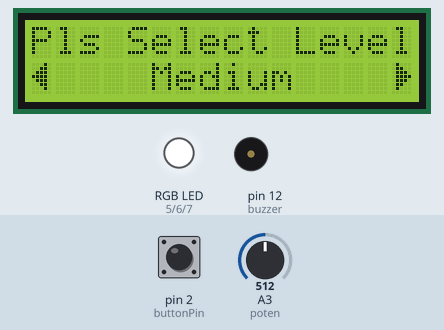
This sketch was run on a simulated Arduino Uno, built with avr-gcc and run on an emulated ATmega328P. Shown: 16×2 character LCD, an RGB LED mixed from three pins (HIGH = lit), buzzer (waves = sounding). The inputs (shaded band) are chosen by the test bench; at power-on: pin 2 (buttonPin) HIGH, A3 (poten) = 512. Random numbers use the default seed unless the sketch sets one.

Above: at 2.3 s.
2.4 s: pin 2 (buttonPin) pulled LOW for 0.15 s
At 4.09 s:
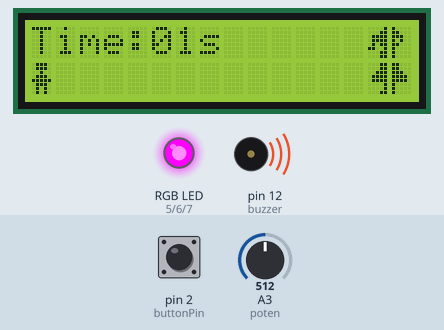
4.4 s: pin 2 (buttonPin) pulled LOW for 1 s
At 4.74 s:
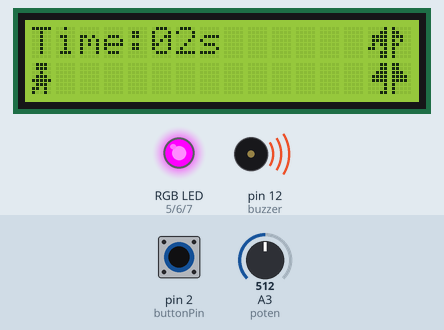
6.9 s: pin 2 (buttonPin) pulled LOW for 0.15 s
At 9.5 s:
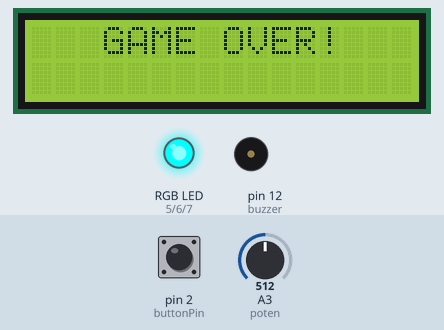
9.8 s: pin 2 (buttonPin) pulsed LOW 5 times (0.12 s each, 0.3 s apart)
At 10.62 s:
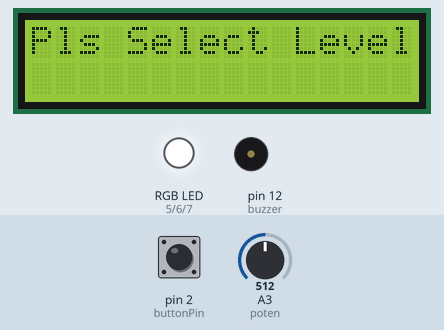
15.8 s: pin 2 (buttonPin) pulled LOW for 3.2 s
At 16.7 s:
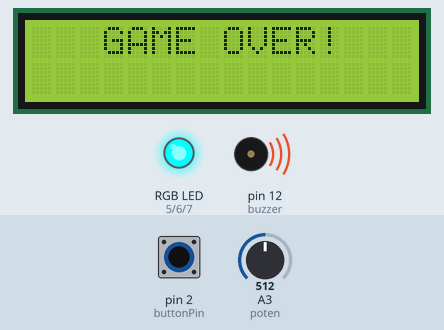
20.5 s: pin 2 (buttonPin) pulled LOW for 1 s
At 21.4 s:
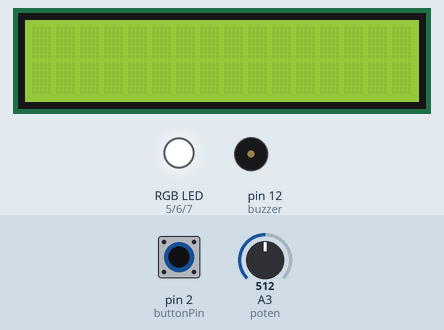
Timing chart, 0 to 24.0 s (numbered marks = the images above; inputs shaded):
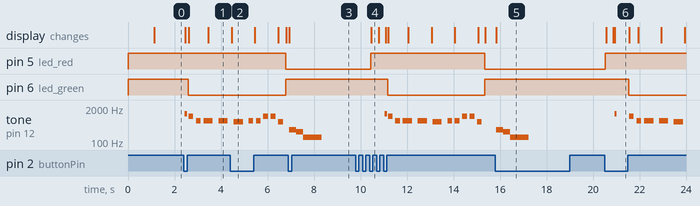

The sketch:

GoGoWa.ino
```cpp
#include <LiquidCrystal_I2C.h>

LiquidCrystal_I2C lcd(0x27, 16, 2);

//special char
byte leftArrow[8]  = {
  B00010,
  B00110,
  B01110,
  B11110,
  B01110,
  B00110,
  B00010,
  B00000
};

byte rightArrow[8] = {
  B01000,
  B01100,
  B01110,
  B01111,
  B01110,
  B01100,
  B01000,
  B00000
};

byte gogowaTL[8] = {
  B00001,
  B00011,
  B00111,
  B00101,
  B00011,
  B00001,
  B00001,
  B00001
};

byte gogowaTR[8] = {
  B10000,
  B11000,
  B11110,
  B11110,
  B11010,
  B10011,
  B11000,
  B11000
};

byte gogowaBL[8] = {
  B00011,
  B00011,
  B00111,
  B01111,
  B01111,
  B00001,
  B00001,
  B00011
};

byte gogowaBR[8] = {
  B11000,
  B11000,
  B11100,
  B11110,
  B11110,
  B10000,
  B10000,
  B10000
};

byte gogowaTL_flip[8] = {
  B10000,
  B11000,
  B11100,
  B10100,
  B11000,
  B10000,
  B10000,
  B10000
};

byte gogowaTR_flip[8] = {
  B00001,
  B00011,
  B01111,
  B01111,
  B01011,
  B11001,
  B00011,
  B00011
};

byte person1[8] = {
  B01110,
  B01110,
  B00100,
  B01110,
  B11111,
  B01110,
  B01010,
  B01010
};

byte person2[8] = {
  B01110,
  B01110,
  B00100,
  B01110,
  B11111,
  B01110,
  B11010,
  B10010
};

//set ตัวแปร + pin
int noteDuration[] = { 200, 200, 400, 400, 400, 200, 200, 200, 200, 200 };
float speedArr[] = {
  0.25, 0.5, 0.75, 1.0, 1.25, 1.5,
  0.25, 0.25, 0.25, 0.25, 0.25,
  0.5,  0.5,  0.5,  0.5,
  0.75, 0.75, 0.75, 1.0,  1.0, 0.10
};

const int buttonPin = 2;
const int led_red = 5;
const int led_green = 6;
const int led_blue = 7;
const int buzzer = 12;
const int poten = A3;
const int NOTE_B5 = 987, NOTE_E5 = 659, NOTE_D5 = 587;
int melody[] = { NOTE_B5, NOTE_E5, NOTE_E5, NOTE_E5, NOTE_D5, NOTE_E5, NOTE_E5, NOTE_B5, NOTE_B5, NOTE_D5 };

int currentLevel = -1;
String levelName = "";
bool isConfirmed = false;
bool isFirstPlay = true;
int targetDistance = 0;
int currentDistance = 0;
bool isGameOver = false, isGameWon = false;

int lastButtonState = HIGH;
int lastPlayerCol = 0;
bool lastGogowaState = false;

unsigned long gameStartTime = 0;
const int BASE_SPEED_FACTOR = 100;
int lastPrintedTime = -1;


void setRGBColor(int r, int g, int b) {
  analogWrite(led_red, 255 - r);
  analogWrite(led_green, 255 - g);
  analogWrite(led_blue, 255 - b);
}

void setup() {
  pinMode(buttonPin, INPUT_PULLUP);
  pinMode(led_red, OUTPUT);
  pinMode(led_green, OUTPUT);
  pinMode(led_blue, OUTPUT);
  pinMode(buzzer, OUTPUT);

  setRGBColor(0, 0, 0);
  randomSeed(analogRead(0));

  lcd.init();
  lcd.backlight();
  lcd.clear();

  lcd.createChar(0, leftArrow);
  lcd.createChar(1, rightArrow);

  lcd.setCursor(5, 0); lcd.print("GOGOWA");
  delay(1000);
  lcd.clear();
  lcd.setCursor(0, 0); lcd.print("Pls Select Level");
}

void loop() {
  if (!isConfirmed) {
    int plotLevel = analogRead(poten);
    int level = 0;

    if (plotLevel < 341) {
      level = 3;
      levelName = "  Hard  ";
    } else if (plotLevel < 682) {
      level = 2;
      levelName = " Medium ";
    } else {
      level = 1;
      levelName = "  Easy  ";
    }

    if (level != currentLevel) {
      currentLevel = level;
      lcd.setCursor(0, 1); lcd.write(byte(0));
      lcd.setCursor(4, 1); lcd.print(levelName);
      lcd.setCursor(15, 1); lcd.write(byte(1));
    }

    if (digitalRead(buttonPin) == LOW) {
      delay(50);
      if (digitalRead(buttonPin) == LOW) {
        isConfirmed = true;
        tone(buzzer, 1200, 100);
        lcd.clear();
        gameStartTime = millis();
        lastPrintedTime = -1;
        while(digitalRead(buttonPin) == LOW) { delay(10); }
      }
    }
  } else {
    if (currentLevel == 1)
      targetDistance = 60;
    else if (currentLevel == 2)
      targetDistance = 90;
    else
      targetDistance = 150;

    gamePlay(currentLevel);
  }
}

// update time
void updateTimeDisplay() {
  int elapsed = (millis() - gameStartTime) / 1000;
  if (elapsed != lastPrintedTime) {
    lcd.setCursor(0, 0);
    lcd.print("Time:");

    if (elapsed < 10) {
      lcd.print("0");
    }

    lcd.print(elapsed);
    lcd.print("s  ");
    lastPrintedTime = elapsed;
  }
}

// update แสดงผล gameplay
void updateGameDisplay(bool isMusicOn) {
  if (lastGogowaState != isMusicOn) {
    if (isMusicOn) {
      lcd.createChar(2, gogowaTR_flip);
      lcd.createChar(3, gogowaTL_flip);
    } else {
      lcd.createChar(2, gogowaTL);
      lcd.createChar(3, gogowaTR);
    }
    lastGogowaState = isMusicOn;
  }

  lcd.setCursor(14, 0); lcd.write(byte(2)); lcd.write(byte(3));
  lcd.setCursor(14, 1); lcd.write(byte(4)); lcd.write(byte(5));

  int playerCol = (currentDistance * 13) / targetDistance;
  if (playerCol > 13) {
    playerCol = 13;
  }

  if (lastPlayerCol != playerCol) {
    lcd.setCursor(lastPlayerCol, 1);
    lcd.print(" ");
    lastPlayerCol = playerCol;
  }

  lcd.setCursor(playerCol, 1);
  if (currentDistance % 2 == 0) {
    lcd.write(byte(0));
  } else {
    lcd.write(byte(1));
  }
}

// gameplay หลัก
void gamePlay(int level) {
  if (isGameWon || isGameOver) {
    if (isGameWon) {
      playWinSound();
    } else if (isGameOver) {
      playLoseSound();
    }

    delay(2000);

    while (digitalRead(buttonPin) == LOW) {
      delay(50);
    }

    while (digitalRead(buttonPin) == HIGH) {
      delay(50);
    }

    isConfirmed = false;
    isFirstPlay = true;
    currentDistance = 0;
    isGameOver = false;
    isGameWon = false;
    currentLevel = -1;
    lastPrintedTime = -1;

    setRGBColor(0, 0, 0);
    lcd.createChar(0, leftArrow);
    lcd.createChar(1, rightArrow);

    lcd.clear();
    lcd.setCursor(0, 0);
    lcd.print("Pls Select Level");
    delay(300);
    return;
  }

  float speedNote;
  if (isFirstPlay || level == 1) {
    speedNote = 1.0;
  } else {
    if (level == 3) {
      speedNote = speedArr[random(0, 22)];
    } else {
      speedNote = speedArr[random(0, 6)];
    }
  }


  if (isFirstPlay) {
    lcd.createChar(0, person1);
    lcd.createChar(1, person2);
    lcd.createChar(4, gogowaBL);
    lcd.createChar(5, gogowaBR);
    lastPlayerCol = 0;
    lastGogowaState = false;
    updateTimeDisplay();
  }


  setRGBColor(0, 255, 0); // ไฟเขียว
  updateGameDisplay(true);

  // เริ่มเล่น
  for (int i = 0; i < 10; i++) {
    if (level == 1 && i == 7) {
      setRGBColor(255, 105, 0);
    }

    tone(buzzer, melody[i], (int)(noteDuration[i] * speedNote));

    int pause1 = (int)(noteDuration[i] * speedNote * 1.30);
    waitAndCheckButton(pause1, true, targetDistance);

    noTone(buzzer);

    int pause2 = (int)(noteDuration[i] * speedNote * 0.30);
    waitAndCheckButton(pause2, true, targetDistance);

    if (isGameOver || isGameWon) {
      return;
    }
  }

  // เพลงหยุด
  setRGBColor(255, 0, 0);
  isFirstPlay = false;

  updateGameDisplay(false);

  long redWaitTime = random(2000, 6000);
  waitAndCheckButton(redWaitTime, false, targetDistance);
}

// เช็คการกดปุ่ม + นับระยะทาง + เช็คแพ้ชนะ
void waitAndCheckButton(unsigned long waitTime, bool isSafeToPress, int targetDist) {
  unsigned long startTime = millis();

  while (millis() - startTime < waitTime) {
    if (isGameOver || isGameWon) {
      return;
    }

    updateTimeDisplay();

    int buttonState = digitalRead(buttonPin);

    if (buttonState == LOW && lastButtonState == HIGH) {
      delay(20);

      if (digitalRead(buttonPin) == LOW) {
        if (isSafeToPress) {
          currentDistance++;
          updateGameDisplay(true);

          if (currentDistance >= targetDist) {
            isGameWon = true;
          }
        } else {
          isGameOver = true;
        }
      }
    }
    lastButtonState = buttonState;
  }
}

// เสียงตอนชนะ + รวมคะแนน
void playWinSound() {
  delay(1000);
  setRGBColor(0, 0, 255); // ไฟสีน้ำเงิน

  float timeUsed = (millis() - gameStartTime) / 1000.0;
  int difficultyMultiplier = currentLevel;

  long finalScore = (targetDistance / timeUsed) * BASE_SPEED_FACTOR * difficultyMultiplier;

  lcd.clear();
  lcd.setCursor(4, 0);
  lcd.print("YOU WON!");

  String scoreText = String(finalScore) + " point";
  int centerPos = (16 - scoreText.length()) / 2;

  lcd.setCursor(centerPos, 1);
  lcd.print(scoreText);

  tone(buzzer, 523, 200); delay(200); tone(buzzer, 659, 200); delay(200);
  tone(buzzer, 784, 200); delay(200); tone(buzzer, 1047, 600); delay(600);
}

// เสียงตอนแพ้
void playLoseSound() {
  setRGBColor(255, 0, 0); // ไฟสีแดง

  lcd.clear();
  lcd.setCursor(3, 0);
  lcd.print("GAME OVER!");

  tone(buzzer, 300, 300); delay(300); tone(buzzer, 250, 300); delay(300);
  tone(buzzer, 150, 800); delay(800);
}
```

Measured:
- after the input at 2.4 s, pin 6 (led_green): HIGH → LOW after 0.19 s; tone on pin 12 (buzzer): plays 1200 Hz for 0.10 s, 987 Hz for 0.20 s, 659 Hz for 0.20 s, 659 Hz for 0.40 s, 659 Hz for 0.40 s, starting after 0.05 s; the display: first changes after 0.05 s (image 1 shows a later state)
- after the input at 6.9 s, tone on pin 12 (buzzer): silent → 300 Hz at once, → 250 Hz 0.30 s later, → 150 Hz 0.30 s later, → silent 0.80 s later
- after the input at 9.8 s, pin 5 (led_red): LOW → HIGH after 0.63 s, → LOW 4.9 s later; pin 6 (led_green): HIGH → LOW after 1.4 s, → HIGH 4.2 s later
- after the input at 15.8 s, tone on pin 12 (buzzer): silent → 300 Hz at once, → 250 Hz 0.30 s later, → 150 Hz 0.30 s later, → silent 0.80 s later
- after the input at 20.5 s, pin 5 (led_red): LOW → HIGH at once; pin 6 (led_green): HIGH → LOW after 1.0 s; tone on pin 12 (buzzer): plays 1200 Hz for 0.10 s, 987 Hz for 0.20 s, 659 Hz for 0.20 s, 659 Hz for 0.40 s, 659 Hz for 0.40 s, 587 Hz for 0.40 s, starting after 0.43 s; the display: first changes after 0.07 s (image 6 shows a later state)
